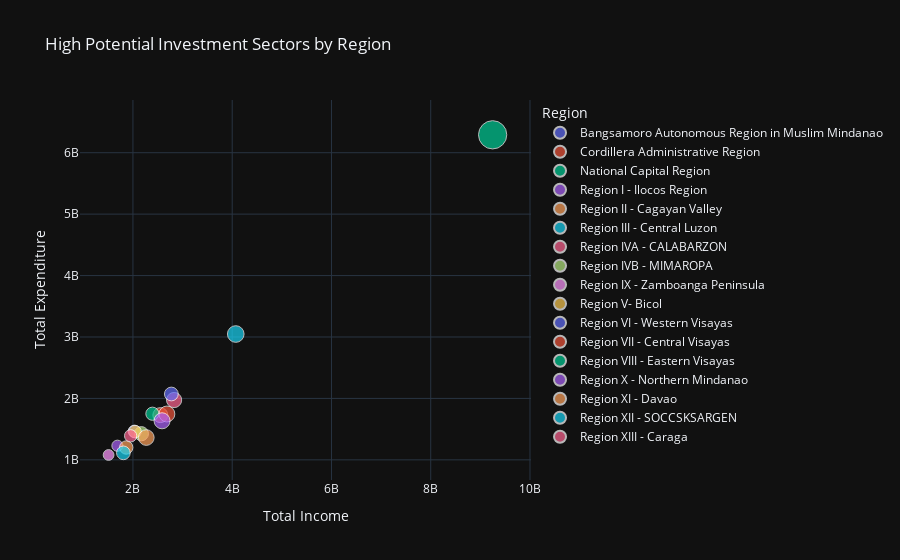

Write notebook code for a chart like this one.
### Markdown cell above
# Bubble Chart

### Code cell
import plotly.express as px

# Aggregating income and expenditure by region
income_cols = ['eainc', 'reg_sal', 'season_sal', 'interest', 'pension', 'dividends', 'net_ret', 'net_mfg', 'net_trans']
exp_cols = ['food', 'housing_water', 'transport', 'education', 'health', 'miscellaneous']

# Summarizing the data by region
df_agg = df_eda.groupby('w_regn').agg({
    **{col: 'sum' for col in income_cols + exp_cols}
}).reset_index()

# Calculate net balance for potential investment analysis
df_agg['total_income'] = df_agg[income_cols].sum(axis=1)
df_agg['total_expenditure'] = df_agg[exp_cols].sum(axis=1)
df_agg['net_balance'] = df_agg['total_income'] - df_agg['total_expenditure']

# Plotting the bubble chart
fig = px.scatter(df_agg, x='total_income', y='total_expenditure', 
                 size='net_balance', color='w_regn',
                 hover_data=['net_balance'],
                 title='High Potential Investment Sectors by Region',
                 labels={'w_regn': 'Region', 'total_income': 'Total Income', 'total_expenditure': 'Total Expenditure'},
                 template='plotly_dark')

fig.update_traces(marker=dict(opacity=0.7, line=dict(width=1, color='white')))
fig.show()

### Figure 1 — Plotly figure (JSON) as saved in the notebook; plotly's stock layout.template omitted (floating-point values rounded to 4 significant figures)
{"data": [{"customdata": [[562300000.0]], "hovertemplate": "Region=Bangsamoro Autonomous Region in Muslim Mindanao<br>Total Income=%{x}<br>Total Expenditure=%{y}<br>net_balance=%{customdata[0]}<extra></extra>", "legendgroup": "Bangsamoro Autonomous Region in Muslim Mindanao", "marker": {"color": "#636efa", "line": {"color": "white", "width": 1}, "opacity": 0.7, "size": [562300000.0], "sizemode": "area", "sizeref": 7390000.0, "symbol": "circle"}, "mode": "markers", "name": "Bangsamoro Autonomous Region in Muslim Mindanao", "orientation": "v", "showlegend": true, "type": "scatter", "x": [2027043091], "xaxis": "x", "y": [1465000000.0], "yaxis": "y"}, {"customdata": [[823700000.0]], "hovertemplate": "Region=Cordillera Administrative Region<br>Total Income=%{x}<br>Total Expenditure=%{y}<br>net_balance=%{customdata[0]}<extra></extra>", "legendgroup": "Cordillera Administrative Region", "marker": {"color": "#EF553B", "line": {"color": "white", "width": 1}, "opacity": 0.7, "size": [823700000.0], "sizemode": "area", "sizeref": 7390000.0, "symbol": "circle"}, "mode": "markers", "name": "Cordillera Administrative Region", "orientation": "v", "showlegend": true, "type": "scatter", "x": [2552106698], "xaxis": "x", "y": [1728000000.0], "yaxis": "y"}, {"customdata": [[2956000000.0]], "hovertemplate": "Region=National Capital Region<br>Total Income=%{x}<br>Total Expenditure=%{y}<br>net_balance=%{customdata[0]}<extra></extra>", "legendgroup": "National Capital Region", "marker": {"color": "#00cc96", "line": {"color": "white", "width": 1}, "opacity": 0.7, "size": [2956000000.0], "sizemode": "area", "sizeref": 7390000.0, "symbol": "circle"}, "mode": "markers", "name": "National Capital Region", "orientation": "v", "showlegend": true, "type": "scatter", "x": [9247424733], "xaxis": "x", "y": [6291000000.0], "yaxis": "y"}, {"customdata": [[456600000.0]], "hovertemplate": "Region=Region I - Ilocos Region<br>Total Income=%{x}<br>Total Expenditure=%{y}<br>net_balance=%{customdata[0]}<extra></extra>", "legendgroup": "Region I - Ilocos Region", "marker": {"color": "#ab63fa", "line": {"color": "white", "width": 1}, "opacity": 0.7, "size": [456600000.0], "sizemode": "area", "sizeref": 7390000.0, "symbol": "circle"}, "mode": "markers", "name": "Region I - Ilocos Region", "orientation": "v", "showlegend": true, "type": "scatter", "x": [1686823181], "xaxis": "x", "y": [1230000000.0], "yaxis": "y"}, {"customdata": [[663200000.0]], "hovertemplate": "Region=Region II - Cagayan Valley<br>Total Income=%{x}<br>Total Expenditure=%{y}<br>net_balance=%{customdata[0]}<extra></extra>", "legendgroup": "Region II - Cagayan Valley", "marker": {"color": "#FFA15A", "line": {"color": "white", "width": 1}, "opacity": 0.7, "size": [663200000.0], "sizemode": "area", "sizeref": 7390000.0, "symbol": "circle"}, "mode": "markers", "name": "Region II - Cagayan Valley", "orientation": "v", "showlegend": true, "type": "scatter", "x": [1864386665], "xaxis": "x", "y": [1201000000.0], "yaxis": "y"}, {"customdata": [[1023000000.0]], "hovertemplate": "Region=Region III - Central Luzon<br>Total Income=%{x}<br>Total Expenditure=%{y}<br>net_balance=%{customdata[0]}<extra></extra>", "legendgroup": "Region III - Central Luzon", "marker": {"color": "#19d3f3", "line": {"color": "white", "width": 1}, "opacity": 0.7, "size": [1023000000.0], "sizemode": "area", "sizeref": 7390000.0, "symbol": "circle"}, "mode": "markers", "name": "Region III - Central Luzon", "orientation": "v", "showlegend": true, "type": "scatter", "x": [4071377744], "xaxis": "x", "y": [3048000000.0], "yaxis": "y"}, {"customdata": [[854600000.0]], "hovertemplate": "Region=Region IVA - CALABARZON<br>Total Income=%{x}<br>Total Expenditure=%{y}<br>net_balance=%{customdata[0]}<extra></extra>", "legendgroup": "Region IVA - CALABARZON", "marker": {"color": "#FF6692", "line": {"color": "white", "width": 1}, "opacity": 0.7, "size": [854600000.0], "sizemode": "area", "sizeref": 7390000.0, "symbol": "circle"}, "mode": "markers", "name": "Region IVA - CALABARZON", "orientation": "v", "showlegend": true, "type": "scatter", "x": [2828693642], "xaxis": "x", "y": [1974000000.0], "yaxis": "y"}, {"customdata": [[744100000.0]], "hovertemplate": "Region=Region IVB - MIMAROPA<br>Total Income=%{x}<br>Total Expenditure=%{y}<br>net_balance=%{customdata[0]}<extra></extra>", "legendgroup": "Region IVB - MIMAROPA", "marker": {"color": "#B6E880", "line": {"color": "white", "width": 1}, "opacity": 0.7, "size": [744100000.0], "sizemode": "area", "sizeref": 7390000.0, "symbol": "circle"}, "mode": "markers", "name": "Region IVB - MIMAROPA", "orientation": "v", "showlegend": true, "type": "scatter", "x": [2169775742], "xaxis": "x", "y": [1426000000.0], "yaxis": "y"}, {"customdata": [[429400000.0]], "hovertemplate": "Region=Region IX - Zamboanga Peninsula<br>Total Income=%{x}<br>Total Expenditure=%{y}<br>net_balance=%{customdata[0]}<extra></extra>", "legendgroup": "Region IX - Zamboanga Peninsula", "marker": {"color": "#FF97FF", "line": {"color": "white", "width": 1}, "opacity": 0.7, "size": [429400000.0], "sizemode": "area", "sizeref": 7390000.0, "symbol": "circle"}, "mode": "markers", "name": "Region IX - Zamboanga Peninsula", "orientation": "v", "showlegend": true, "type": "scatter", "x": [1508815862], "xaxis": "x", "y": [1079000000.0], "yaxis": "y"}, {"customdata": [[583700000.0]], "hovertemplate": "Region=Region V- Bicol<br>Total Income=%{x}<br>Total Expenditure=%{y}<br>net_balance=%{customdata[0]}<extra></extra>", "legendgroup": "Region V- Bicol", "marker": {"color": "#FECB52", "line": {"color": "white", "width": 1}, "opacity": 0.7, "size": [583700000.0], "sizemode": "area", "sizeref": 7390000.0, "symbol": "circle"}, "mode": "markers", "name": "Region V- Bicol", "orientation": "v", "showlegend": true, "type": "scatter", "x": [2042880548], "xaxis": "x", "y": [1459000000.0], "yaxis": "y"}, {"customdata": [[701700000.0]], "hovertemplate": "Region=Region VI - Western Visayas<br>Total Income=%{x}<br>Total Expenditure=%{y}<br>net_balance=%{customdata[0]}<extra></extra>", "legendgroup": "Region VI - Western Visayas", "marker": {"color": "#636efa", "line": {"color": "white", "width": 1}, "opacity": 0.7, "size": [701700000.0], "sizemode": "area", "sizeref": 7390000.0, "symbol": "circle"}, "mode": "markers", "name": "Region VI - Western Visayas", "orientation": "v", "showlegend": true, "type": "scatter", "x": [2773734353], "xaxis": "x", "y": [2072000000.0], "yaxis": "y"}, {"customdata": [[937400000.0]], "hovertemplate": "Region=Region VII - Central Visayas<br>Total Income=%{x}<br>Total Expenditure=%{y}<br>net_balance=%{customdata[0]}<extra></extra>", "legendgroup": "Region VII - Central Visayas", "marker": {"color": "#EF553B", "line": {"color": "white", "width": 1}, "opacity": 0.7, "size": [937400000.0], "sizemode": "area", "sizeref": 7390000.0, "symbol": "circle"}, "mode": "markers", "name": "Region VII - Central Visayas", "orientation": "v", "showlegend": true, "type": "scatter", "x": [2683838723], "xaxis": "x", "y": [1746000000.0], "yaxis": "y"}, {"customdata": [[641100000.0]], "hovertemplate": "Region=Region VIII - Eastern Visayas<br>Total Income=%{x}<br>Total Expenditure=%{y}<br>net_balance=%{customdata[0]}<extra></extra>", "legendgroup": "Region VIII - Eastern Visayas", "marker": {"color": "#00cc96", "line": {"color": "white", "width": 1}, "opacity": 0.7, "size": [641100000.0], "sizemode": "area", "sizeref": 7390000.0, "symbol": "circle"}, "mode": "markers", "name": "Region VIII - Eastern Visayas", "orientation": "v", "showlegend": true, "type": "scatter", "x": [2392007798], "xaxis": "x", "y": [1751000000.0], "yaxis": "y"}, {"customdata": [[950300000.0]], "hovertemplate": "Region=Region X - Northern Mindanao<br>Total Income=%{x}<br>Total Expenditure=%{y}<br>net_balance=%{customdata[0]}<extra></extra>", "legendgroup": "Region X - Northern Mindanao", "marker": {"color": "#ab63fa", "line": {"color": "white", "width": 1}, "opacity": 0.7, "size": [950300000.0], "sizemode": "area", "sizeref": 7390000.0, "symbol": "circle"}, "mode": "markers", "name": "Region X - Northern Mindanao", "orientation": "v", "showlegend": true, "type": "scatter", "x": [2586326861], "xaxis": "x", "y": [1636000000.0], "yaxis": "y"}, {"customdata": [[905800000.0]], "hovertemplate": "Region=Region XI - Davao<br>Total Income=%{x}<br>Total Expenditure=%{y}<br>net_balance=%{customdata[0]}<extra></extra>", "legendgroup": "Region XI - Davao", "marker": {"color": "#FFA15A", "line": {"color": "white", "width": 1}, "opacity": 0.7, "size": [905800000.0], "sizemode": "area", "sizeref": 7390000.0, "symbol": "circle"}, "mode": "markers", "name": "Region XI - Davao", "orientation": "v", "showlegend": true, "type": "scatter", "x": [2268846127], "xaxis": "x", "y": [1363000000.0], "yaxis": "y"}, {"customdata": [[693100000.0]], "hovertemplate": "Region=Region XII - SOCCSKSARGEN<br>Total Income=%{x}<br>Total Expenditure=%{y}<br>net_balance=%{customdata[0]}<extra></extra>", "legendgroup": "Region XII - SOCCSKSARGEN", "marker": {"color": "#19d3f3", "line": {"color": "white", "width": 1}, "opacity": 0.7, "size": [693100000.0], "sizemode": "area", "sizeref": 7390000.0, "symbol": "circle"}, "mode": "markers", "name": "Region XII - SOCCSKSARGEN", "orientation": "v", "showlegend": true, "type": "scatter", "x": [1807121830], "xaxis": "x", "y": [1114000000.0], "yaxis": "y"}, {"customdata": [[562100000.0]], "hovertemplate": "Region=Region XIII - Caraga<br>Total Income=%{x}<br>Total Expenditure=%{y}<br>net_balance=%{customdata[0]}<extra></extra>", "legendgroup": "Region XIII - Caraga", "marker": {"color": "#FF6692", "line": {"color": "white", "width": 1}, "opacity": 0.7, "size": [562100000.0], "sizemode": "area", "sizeref": 7390000.0, "symbol": "circle"}, "mode": "markers", "name": "Region XIII - Caraga", "orientation": "v", "showlegend": true, "type": "scatter", "x": [1953652548], "xaxis": "x", "y": [1392000000.0], "yaxis": "y"}], "layout": {"legend": {"itemsizing": "constant", "title": {"text": "Region"}, "tracegroupgap": 0}, "title": {"text": "High Potential Investment Sectors by Region"}, "xaxis": {"anchor": "y", "domain": [0, 1], "title": {"text": "Total Income"}}, "yaxis": {"anchor": "x", "domain": [0, 1], "title": {"text": "Total Expenditure"}}}}
